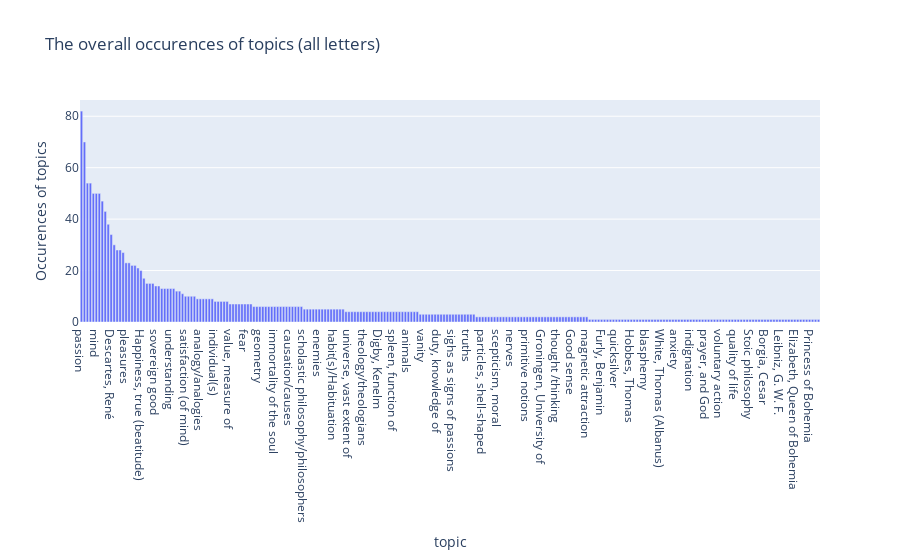
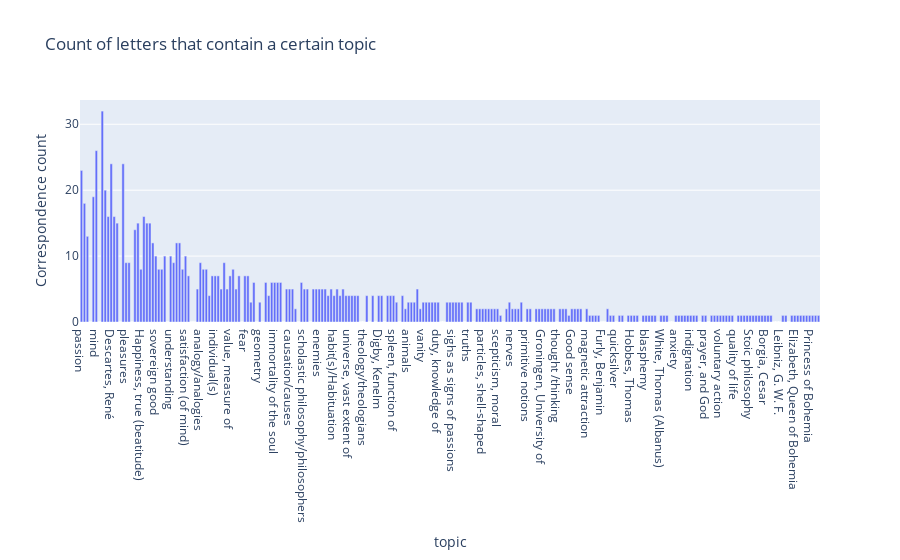
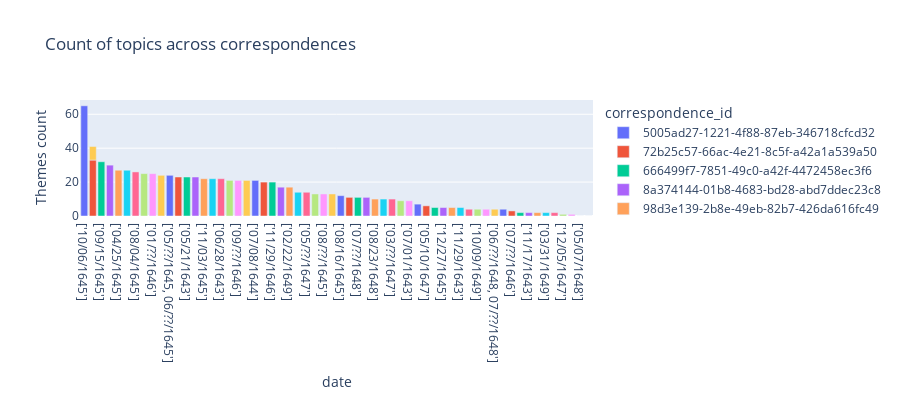

Write notebook code for charts like these, in order.
### Code cell
# counting the number of letters for each topic
fig = px.bar(df_corres_topic_count, y='count_occurrence', x='topic', 
    # color='count_letter_detailed',
    labels={'count_occurrence':'Occurences of topics'}, title="The overall occurences of topics (all letters)")
            # count_letter_detailed
fig.show()
fig.write_html("visualizations/topic_count.html")

fig = px.bar(df_corres_topic_count, y='count_letter', x='topic', 
    # color='count_letter_detailed',
    labels={'count_letter':'Correspondence count'}, title="Count of letters that contain a certain topic")
            
fig.show()
fig.write_html("visualizations/corres_topic_count.html")

# counting the occurences of each topic across all letters
fig = px.bar(df_topic_corres_count, y='grouped_themes_count', x='date', 
    color='correspondence_id',
    labels={'grouped_themes_count':'Themes count'}, title="Count of topics across correspondences", height=400)
            
fig.show()
fig.write_html("visualizations/topic_corres_count.html")


# count the distribution of topics and subtopics

### Figure 1 — Plotly figure (JSON) as saved in the notebook; plotly's stock layout.template omitted (floating-point values rounded to 4 significant figures; data arrays with more than 128 entries replaced by an {"elided": "..."} marker saying what was removed)
{"data": [{"alignmentgroup": "True", "hovertemplate": "topic=%{x}<br>Occurences of topics=%{y}<extra></extra>", "legendgroup": "", "marker": {"color": "#636efa", "pattern": {"shape": ""}}, "name": "", "offsetgroup": "", "orientation": "v", "showlegend": false, "textposition": "auto", "type": "bar", "x": {"elided": "249 str values"}, "xaxis": "x", "y": {"elided": "249 int values"}, "yaxis": "y"}], "layout": {"barmode": "relative", "legend": {"tracegroupgap": 0}, "title": {"text": "The overall occurences of topics (all letters)"}, "xaxis": {"anchor": "y", "domain": [0, 1], "title": {"text": "topic"}}, "yaxis": {"anchor": "x", "domain": [0, 1], "title": {"text": "Occurences of topics"}}}}

### Figure 2 — Plotly figure (JSON) as saved in the notebook; plotly's stock layout.template omitted (floating-point values rounded to 4 significant figures; data arrays with more than 128 entries replaced by an {"elided": "..."} marker saying what was removed)
{"data": [{"alignmentgroup": "True", "hovertemplate": "topic=%{x}<br>Correspondence count=%{y}<extra></extra>", "legendgroup": "", "marker": {"color": "#636efa", "pattern": {"shape": ""}}, "name": "", "offsetgroup": "", "orientation": "v", "showlegend": false, "textposition": "auto", "type": "bar", "x": {"elided": "249 str values"}, "xaxis": "x", "y": {"elided": "249 int values"}, "yaxis": "y"}], "layout": {"barmode": "relative", "legend": {"tracegroupgap": 0}, "title": {"text": "Count of letters that contain a certain topic"}, "xaxis": {"anchor": "y", "domain": [0, 1], "title": {"text": "topic"}}, "yaxis": {"anchor": "x", "domain": [0, 1], "title": {"text": "Correspondence count"}}}}

### Figure 3 — Plotly figure (JSON) as saved in the notebook; plotly's stock layout.template omitted (floating-point values rounded to 4 significant figures)
{"data": [{"alignmentgroup": "True", "hovertemplate": "correspondence_id=5005ad27-1221-4f88-87eb-346718cfcd32<br>date=%{x}<br>Themes count=%{y}<extra></extra>", "legendgroup": "5005ad27-1221-4f88-87eb-346718cfcd32", "marker": {"color": "#636efa", "pattern": {"shape": ""}}, "name": "5005ad27-1221-4f88-87eb-346718cfcd32", "offsetgroup": "5005ad27-1221-4f88-87eb-346718cfcd32", "orientation": "v", "showlegend": true, "textposition": "auto", "type": "bar", "x": ["['10/06/1645']"], "xaxis": "x", "y": [65], "yaxis": "y"}, {"alignmentgroup": "True", "hovertemplate": "correspondence_id=72b25c57-66ac-4e21-8c5f-a42a1a539a50<br>date=%{x}<br>Themes count=%{y}<extra></extra>", "legendgroup": "72b25c57-66ac-4e21-8c5f-a42a1a539a50", "marker": {"color": "#EF553B", "pattern": {"shape": ""}}, "name": "72b25c57-66ac-4e21-8c5f-a42a1a539a50", "offsetgroup": "72b25c57-66ac-4e21-8c5f-a42a1a539a50", "orientation": "v", "showlegend": true, "textposition": "auto", "type": "bar", "x": ["['05/??/1646']"], "xaxis": "x", "y": [33], "yaxis": "y"}, {"alignmentgroup": "True", "hovertemplate": "correspondence_id=666499f7-7851-49c0-a42f-4472458ec3f6<br>date=%{x}<br>Themes count=%{y}<extra></extra>", "legendgroup": "666499f7-7851-49c0-a42f-4472458ec3f6", "marker": {"color": "#00cc96", "pattern": {"shape": ""}}, "name": "666499f7-7851-49c0-a42f-4472458ec3f6", "offsetgroup": "666499f7-7851-49c0-a42f-4472458ec3f6", "orientation": "v", "showlegend": true, "textposition": "auto", "type": "bar", "x": ["['09/15/1645']"], "xaxis": "x", "y": [32], "yaxis": "y"}, {"alignmentgroup": "True", "hovertemplate": "correspondence_id=8a374144-01b8-4683-bd28-abd7ddec23c8<br>date=%{x}<br>Themes count=%{y}<extra></extra>", "legendgroup": "8a374144-01b8-4683-bd28-abd7ddec23c8", "marker": {"color": "#ab63fa", "pattern": {"shape": ""}}, "name": "8a374144-01b8-4683-bd28-abd7ddec23c8", "offsetgroup": "8a374144-01b8-4683-bd28-abd7ddec23c8", "orientation": "v", "showlegend": true, "textposition": "auto", "type": "bar", "x": ["['09/01/1645']"], "xaxis": "x", "y": [30], "yaxis": "y"}, {"alignmentgroup": "True", "hovertemplate": "correspondence_id=98d3e139-2b8e-49eb-82b7-426da616fc49<br>date=%{x}<br>Themes count=%{y}<extra></extra>", "legendgroup": "98d3e139-2b8e-49eb-82b7-426da616fc49", "marker": {"color": "#FFA15A", "pattern": {"shape": ""}}, "name": "98d3e139-2b8e-49eb-82b7-426da616fc49", "offsetgroup": "98d3e139-2b8e-49eb-82b7-426da616fc49", "orientation": "v", "showlegend": true, "textposition": "auto", "type": "bar", "x": ["['04/25/1645']"], "xaxis": "x", "y": [27], "yaxis": "y"}, {"alignmentgroup": "True", "hovertemplate": "correspondence_id=4b928934-ffd8-418f-9822-b9e4b562d7b0<br>date=%{x}<br>Themes count=%{y}<extra></extra>", "legendgroup": "4b928934-ffd8-418f-9822-b9e4b562d7b0", "marker": {"color": "#19d3f3", "pattern": {"shape": ""}}, "name": "4b928934-ffd8-418f-9822-b9e4b562d7b0", "offsetgroup": "4b928934-ffd8-418f-9822-b9e4b562d7b0", "orientation": "v", "showlegend": true, "textposition": "auto", "type": "bar", "x": ["['05/18/1645']"], "xaxis": "x", "y": [27], "yaxis": "y"}, {"alignmentgroup": "True", "hovertemplate": "correspondence_id=d98645ef-91aa-4eed-9e47-1a931e0ae8e7<br>date=%{x}<br>Themes count=%{y}<extra></extra>", "legendgroup": "d98645ef-91aa-4eed-9e47-1a931e0ae8e7", "marker": {"color": "#FF6692", "pattern": {"shape": ""}}, "name": "d98645ef-91aa-4eed-9e47-1a931e0ae8e7", "offsetgroup": "d98645ef-91aa-4eed-9e47-1a931e0ae8e7", "orientation": "v", "showlegend": true, "textposition": "auto", "type": "bar", "x": ["['08/04/1645']"], "xaxis": "x", "y": [26], "yaxis": "y"}, {"alignmentgroup": "True", "hovertemplate": "correspondence_id=57136f7f-3ce5-4ec4-b8db-3b7de5f9b00d<br>date=%{x}<br>Themes count=%{y}<extra></extra>", "legendgroup": "57136f7f-3ce5-4ec4-b8db-3b7de5f9b00d", "marker": {"color": "#B6E880", "pattern": {"shape": ""}}, "name": "57136f7f-3ce5-4ec4-b8db-3b7de5f9b00d", "offsetgroup": "57136f7f-3ce5-4ec4-b8db-3b7de5f9b00d", "orientation": "v", "showlegend": true, "textposition": "auto", "type": "bar", "x": ["['08/18/1645']"], "xaxis": "x", "y": [25], "yaxis": "y"}, {"alignmentgroup": "True", "hovertemplate": "correspondence_id=30479f73-5593-4c30-98b8-068175bfbf3f<br>date=%{x}<br>Themes count=%{y}<extra></extra>", "legendgroup": "30479f73-5593-4c30-98b8-068175bfbf3f", "marker": {"color": "#FF97FF", "pattern": {"shape": ""}}, "name": "30479f73-5593-4c30-98b8-068175bfbf3f", "offsetgroup": "30479f73-5593-4c30-98b8-068175bfbf3f", "orientation": "v", "showlegend": true, "textposition": "auto", "type": "bar", "x": ["['01/??/1646']"], "xaxis": "x", "y": [25], "yaxis": "y"}, {"alignmentgroup": "True", "hovertemplate": "correspondence_id=0ae32e02-63d7-4649-b6a2-88233aa9e042<br>date=%{x}<br>Themes count=%{y}<extra></extra>", "legendgroup": "0ae32e02-63d7-4649-b6a2-88233aa9e042", "marker": {"color": "#FECB52", "pattern": {"shape": ""}}, "name": "0ae32e02-63d7-4649-b6a2-88233aa9e042", "offsetgroup": "0ae32e02-63d7-4649-b6a2-88233aa9e042", "orientation": "v", "showlegend": true, "textposition": "auto", "type": "bar", "x": ["['10/28/1645']"], "xaxis": "x", "y": [24], "yaxis": "y"}, {"alignmentgroup": "True", "hovertemplate": "correspondence_id=5eb81def-c454-4242-a52a-08aff7d89159<br>date=%{x}<br>Themes count=%{y}<extra></extra>", "legendgroup": "5eb81def-c454-4242-a52a-08aff7d89159", "marker": {"color": "#636efa", "pattern": {"shape": ""}}, "name": "5eb81def-c454-4242-a52a-08aff7d89159", "offsetgroup": "5eb81def-c454-4242-a52a-08aff7d89159", "orientation": "v", "showlegend": true, "textposition": "auto", "type": "bar", "x": ["['05/??/1645, 06/??/1645']"], "xaxis": "x", "y": [24], "yaxis": "y"}, {"alignmentgroup": "True", "hovertemplate": "correspondence_id=cd81116f-02db-473f-b2a8-cc2bf2c52733<br>date=%{x}<br>Themes count=%{y}<extra></extra>", "legendgroup": "cd81116f-02db-473f-b2a8-cc2bf2c52733", "marker": {"color": "#EF553B", "pattern": {"shape": ""}}, "name": "cd81116f-02db-473f-b2a8-cc2bf2c52733", "offsetgroup": "cd81116f-02db-473f-b2a8-cc2bf2c52733", "orientation": "v", "showlegend": true, "textposition": "auto", "type": "bar", "x": ["['09/30/1645']"], "xaxis": "x", "y": [23], "yaxis": "y"}, {"alignmentgroup": "True", "hovertemplate": "correspondence_id=e388f0d6-7622-4de8-b7e4-24486a843000<br>date=%{x}<br>Themes count=%{y}<extra></extra>", "legendgroup": "e388f0d6-7622-4de8-b7e4-24486a843000", "marker": {"color": "#00cc96", "pattern": {"shape": ""}}, "name": "e388f0d6-7622-4de8-b7e4-24486a843000", "offsetgroup": "e388f0d6-7622-4de8-b7e4-24486a843000", "orientation": "v", "showlegend": true, "textposition": "auto", "type": "bar", "x": ["['05/21/1643']"], "xaxis": "x", "y": [23], "yaxis": "y"}, {"alignmentgroup": "True", "hovertemplate": "correspondence_id=39fb4e69-6999-4825-b28e-617501086d2a<br>date=%{x}<br>Themes count=%{y}<extra></extra>", "legendgroup": "39fb4e69-6999-4825-b28e-617501086d2a", "marker": {"color": "#ab63fa", "pattern": {"shape": ""}}, "name": "39fb4e69-6999-4825-b28e-617501086d2a", "offsetgroup": "39fb4e69-6999-4825-b28e-617501086d2a", "orientation": "v", "showlegend": true, "textposition": "auto", "type": "bar", "x": ["['11/??/1646']"], "xaxis": "x", "y": [23], "yaxis": "y"}, {"alignmentgroup": "True", "hovertemplate": "correspondence_id=2d9f7020-33c4-4106-bb6e-653eb9a53c01<br>date=%{x}<br>Themes count=%{y}<extra></extra>", "legendgroup": "2d9f7020-33c4-4106-bb6e-653eb9a53c01", "marker": {"color": "#FFA15A", "pattern": {"shape": ""}}, "name": "2d9f7020-33c4-4106-bb6e-653eb9a53c01", "offsetgroup": "2d9f7020-33c4-4106-bb6e-653eb9a53c01", "orientation": "v", "showlegend": true, "textposition": "auto", "type": "bar", "x": ["['11/03/1645']"], "xaxis": "x", "y": [22], "yaxis": "y"}, {"alignmentgroup": "True", "hovertemplate": "correspondence_id=341fd9b2-d449-4747-a8c1-eb5af4b58f98<br>date=%{x}<br>Themes count=%{y}<extra></extra>", "legendgroup": "341fd9b2-d449-4747-a8c1-eb5af4b58f98", "marker": {"color": "#19d3f3", "pattern": {"shape": ""}}, "name": "341fd9b2-d449-4747-a8c1-eb5af4b58f98", "offsetgroup": "341fd9b2-d449-4747-a8c1-eb5af4b58f98", "orientation": "v", "showlegend": true, "textposition": "auto", "type": "bar", "x": ["['05/24/1645']"], "xaxis": "x", "y": [22], "yaxis": "y"}, {"alignmentgroup": "True", "hovertemplate": "correspondence_id=a8f22e20-ce9b-42a9-b121-e5a32998e24e<br>date=%{x}<br>Themes count=%{y}<extra></extra>", "legendgroup": "a8f22e20-ce9b-42a9-b121-e5a32998e24e", "marker": {"color": "#FF6692", "pattern": {"shape": ""}}, "name": "a8f22e20-ce9b-42a9-b121-e5a32998e24e", "offsetgroup": "a8f22e20-ce9b-42a9-b121-e5a32998e24e", "orientation": "v", "showlegend": true, "textposition": "auto", "type": "bar", "x": ["['06/28/1643']"], "xaxis": "x", "y": [22], "yaxis": "y"}, {"alignmentgroup": "True", "hovertemplate": "correspondence_id=bfc472b8-e293-42f3-85a0-0d33c02d9123<br>date=%{x}<br>Themes count=%{y}<extra></extra>", "legendgroup": "bfc472b8-e293-42f3-85a0-0d33c02d9123", "marker": {"color": "#B6E880", "pattern": {"shape": ""}}, "name": "bfc472b8-e293-42f3-85a0-0d33c02d9123", "offsetgroup": "bfc472b8-e293-42f3-85a0-0d33c02d9123", "orientation": "v", "showlegend": true, "textposition": "auto", "type": "bar", "x": ["['09/13/1645']"], "xaxis": "x", "y": [21], "yaxis": "y"}, {"alignmentgroup": "True", "hovertemplate": "correspondence_id=e3db3409-68e1-4b1f-a599-ac4d8577cdff<br>date=%{x}<br>Themes count=%{y}<extra></extra>", "legendgroup": "e3db3409-68e1-4b1f-a599-ac4d8577cdff", "marker": {"color": "#FF97FF", "pattern": {"shape": ""}}, "name": "e3db3409-68e1-4b1f-a599-ac4d8577cdff", "offsetgroup": "e3db3409-68e1-4b1f-a599-ac4d8577cdff", "orientation": "v", "showlegend": true, "textposition": "auto", "type": "bar", "x": ["['09/??/1646']"], "xaxis": "x", "y": [21], "yaxis": "y"}, {"alignmentgroup": "True", "hovertemplate": "correspondence_id=8b1dc576-6f49-45bd-b999-b4aeee60f0c1<br>date=%{x}<br>Themes count=%{y}<extra></extra>", "legendgroup": "8b1dc576-6f49-45bd-b999-b4aeee60f0c1", "marker": {"color": "#FECB52", "pattern": {"shape": ""}}, "name": "8b1dc576-6f49-45bd-b999-b4aeee60f0c1", "offsetgroup": "8b1dc576-6f49-45bd-b999-b4aeee60f0c1", "orientation": "v", "showlegend": true, "textposition": "auto", "type": "bar", "x": ["['10/10/1646']"], "xaxis": "x", "y": [21], "yaxis": "y"}, {"alignmentgroup": "True", "hovertemplate": "correspondence_id=cd1e943d-aee2-4931-a1d5-c15effbd25ec<br>date=%{x}<br>Themes count=%{y}<extra></extra>", "legendgroup": "cd1e943d-aee2-4931-a1d5-c15effbd25ec", "marker": {"color": "#636efa", "pattern": {"shape": ""}}, "name": "cd1e943d-aee2-4931-a1d5-c15effbd25ec", "offsetgroup": "cd1e943d-aee2-4931-a1d5-c15effbd25ec", "orientation": "v", "showlegend": true, "textposition": "auto", "type": "bar", "x": ["['07/08/1644']"], "xaxis": "x", "y": [21], "yaxis": "y"}, {"alignmentgroup": "True", "hovertemplate": "correspondence_id=cef5aa9c-09cd-45fc-89de-fae88a137449<br>date=%{x}<br>Themes count=%{y}<extra></extra>", "legendgroup": "cef5aa9c-09cd-45fc-89de-fae88a137449", "marker": {"color": "#EF553B", "pattern": {"shape": ""}}, "name": "cef5aa9c-09cd-45fc-89de-fae88a137449", "offsetgroup": "cef5aa9c-09cd-45fc-89de-fae88a137449", "orientation": "v", "showlegend": true, "textposition": "auto", "type": "bar", "x": ["['06/10/1643']"], "xaxis": "x", "y": [20], "yaxis": "y"}, {"alignmentgroup": "True", "hovertemplate": "correspondence_id=ad36bc4b-f634-45ee-b116-acb0afccc20c<br>date=%{x}<br>Themes count=%{y}<extra></extra>", "legendgroup": "ad36bc4b-f634-45ee-b116-acb0afccc20c", "marker": {"color": "#00cc96", "pattern": {"shape": ""}}, "name": "ad36bc4b-f634-45ee-b116-acb0afccc20c", "offsetgroup": "ad36bc4b-f634-45ee-b116-acb0afccc20c", "orientation": "v", "showlegend": true, "textposition": "auto", "type": "bar", "x": ["['11/29/1646']"], "xaxis": "x", "y": [20], "yaxis": "y"}, {"alignmentgroup": "True", "hovertemplate": "correspondence_id=446f92a2-2408-4a1a-957e-cda133f09ebd<br>date=%{x}<br>Themes count=%{y}<extra></extra>", "legendgroup": "446f92a2-2408-4a1a-957e-cda133f09ebd", "marker": {"color": "#ab63fa", "pattern": {"shape": ""}}, "name": "446f92a2-2408-4a1a-957e-cda133f09ebd", "offsetgroup": "446f92a2-2408-4a1a-957e-cda133f09ebd", "orientation": "v", "showlegend": true, "textposition": "auto", "type": "bar", "x": ["['11/30/1645']"], "xaxis": "x", "y": [17], "yaxis": "y"}, {"alignmentgroup": "True", "hovertemplate": "correspondence_id=8a4990c2-da48-4e4d-8568-da12f9ba3161<br>date=%{x}<br>Themes count=%{y}<extra></extra>", "legendgroup": "8a4990c2-da48-4e4d-8568-da12f9ba3161", "marker": {"color": "#FFA15A", "pattern": {"shape": ""}}, "name": "8a4990c2-da48-4e4d-8568-da12f9ba3161", "offsetgroup": "8a4990c2-da48-4e4d-8568-da12f9ba3161", "orientation": "v", "showlegend": true, "textposition": "auto", "type": "bar", "x": ["['02/22/1649']"], "xaxis": "x", "y": [17], "yaxis": "y"}, {"alignmentgroup": "True", "hovertemplate": "correspondence_id=570bc0a6-0357-401c-a7fa-4ff3eda36fec<br>date=%{x}<br>Themes count=%{y}<extra></extra>", "legendgroup": "570bc0a6-0357-401c-a7fa-4ff3eda36fec", "marker": {"color": "#19d3f3", "pattern": {"shape": ""}}, "name": "570bc0a6-0357-401c-a7fa-4ff3eda36fec", "offsetgroup": "570bc0a6-0357-401c-a7fa-4ff3eda36fec", "orientation": "v", "showlegend": true, "textposition": "auto", "type": "bar", "x": ["['06/??/1645']"], "xaxis": "x", "y": [14], "yaxis": "y"}, {"alignmentgroup": "True", "hovertemplate": "correspondence_id=90315087-93fd-48e6-8ee0-5a67b583e7ed<br>date=%{x}<br>Themes count=%{y}<extra></extra>", "legendgroup": "90315087-93fd-48e6-8ee0-5a67b583e7ed", "marker": {"color": "#FF6692", "pattern": {"shape": ""}}, "name": "90315087-93fd-48e6-8ee0-5a67b583e7ed", "offsetgroup": "90315087-93fd-48e6-8ee0-5a67b583e7ed", "orientation": "v", "showlegend": true, "textposition": "auto", "type": "bar", "x": ["['05/??/1647']"], "xaxis": "x", "y": [14], "yaxis": "y"}, {"alignmentgroup": "True", "hovertemplate": "correspondence_id=241ab824-cc8e-4191-b3f5-fbbda83bf45a<br>date=%{x}<br>Themes count=%{y}<extra></extra>", "legendgroup": "241ab824-cc8e-4191-b3f5-fbbda83bf45a", "marker": {"color": "#B6E880", "pattern": {"shape": ""}}, "name": "241ab824-cc8e-4191-b3f5-fbbda83bf45a", "offsetgroup": "241ab824-cc8e-4191-b3f5-fbbda83bf45a", "orientation": "v", "showlegend": true, "textposition": "auto", "type": "bar", "x": ["['02/21/1647']"], "xaxis": "x", "y": [13], "yaxis": "y"}, {"alignmentgroup": "True", "hovertemplate": "correspondence_id=a3128e7d-d029-4a36-8bf4-12a50452c00b<br>date=%{x}<br>Themes count=%{y}<extra></extra>", "legendgroup": "a3128e7d-d029-4a36-8bf4-12a50452c00b", "marker": {"color": "#FF97FF", "pattern": {"shape": ""}}, "name": "a3128e7d-d029-4a36-8bf4-12a50452c00b", "offsetgroup": "a3128e7d-d029-4a36-8bf4-12a50452c00b", "orientation": "v", "showlegend": true, "textposition": "auto", "type": "bar", "x": ["['08/??/1645']"], "xaxis": "x", "y": [13], "yaxis": "y"}, {"alignmentgroup": "True", "hovertemplate": "correspondence_id=047098b5-60fc-4e61-a2a6-f8dd8134bf37<br>date=%{x}<br>Themes count=%{y}<extra></extra>", "legendgroup": "047098b5-60fc-4e61-a2a6-f8dd8134bf37", "marker": {"color": "#FECB52", "pattern": {"shape": ""}}, "name": "047098b5-60fc-4e61-a2a6-f8dd8134bf37", "offsetgroup": "047098b5-60fc-4e61-a2a6-f8dd8134bf37", "orientation": "v", "showlegend": true, "textposition": "auto", "type": "bar", "x": ["['08/01/1644']"], "xaxis": "x", "y": [13], "yaxis": "y"}, {"alignmentgroup": "True", "hovertemplate": "correspondence_id=53c03778-575e-4905-ba2b-d29e192e6b54<br>date=%{x}<br>Themes count=%{y}<extra></extra>", "legendgroup": "53c03778-575e-4905-ba2b-d29e192e6b54", "marker": {"color": "#636efa", "pattern": {"shape": ""}}, "name": "53c03778-575e-4905-ba2b-d29e192e6b54", "offsetgroup": "53c03778-575e-4905-ba2b-d29e192e6b54", "orientation": "v", "showlegend": true, "textposition": "auto", "type": "bar", "x": ["['08/16/1645']"], "xaxis": "x", "y": [12], "yaxis": "y"}, {"alignmentgroup": "True", "hovertemplate": "correspondence_id=07c391d4-7cdc-4f04-a86d-96761379ef68<br>date=%{x}<br>Themes count=%{y}<extra></extra>", "legendgroup": "07c391d4-7cdc-4f04-a86d-96761379ef68", "marker": {"color": "#EF553B", "pattern": {"shape": ""}}, "name": "07c391d4-7cdc-4f04-a86d-96761379ef68", "offsetgroup": "07c391d4-7cdc-4f04-a86d-96761379ef68", "orientation": "v", "showlegend": true, "textposition": "auto", "type": "bar", "x": ["['07/21/1645']"], "xaxis": "x", "y": [11], "yaxis": "y"}, {"alignmentgroup": "True", "hovertemplate": "correspondence_id=d3af4c31-8c6a-4bc9-be55-c280412e3f4a<br>date=%{x}<br>Themes count=%{y}<extra></extra>", "legendgroup": "d3af4c31-8c6a-4bc9-be55-c280412e3f4a", "marker": {"color": "#00cc96", "pattern": {"shape": ""}}, "name": "d3af4c31-8c6a-4bc9-be55-c280412e3f4a", "offsetgroup": "d3af4c31-8c6a-4bc9-be55-c280412e3f4a", "orientation": "v", "showlegend": true, "textposition": "auto", "type": "bar", "x": ["['07/??/1648']"], "xaxis": "x", "y": [11], "yaxis": "y"}, {"alignmentgroup": "True", "hovertemplate": "correspondence_id=46cacd5a-df69-4c8c-bb71-5f75ba7f76d5<br>date=%{x}<br>Themes count=%{y}<extra></extra>", "legendgroup": "46cacd5a-df69-4c8c-bb71-5f75ba7f76d5", "marker": {"color": "#ab63fa", "pattern": {"shape": ""}}, "name": "46cacd5a-df69-4c8c-bb71-5f75ba7f76d5", "offsetgroup": "46cacd5a-df69-4c8c-bb71-5f75ba7f76d5", "orientation": "v", "showlegend": true, "textposition": "auto", "type": "bar", "x": ["['06/22/1645']"], "xaxis": "x", "y": [11], "yaxis": "y"}, {"alignmentgroup": "True", "hovertemplate": "correspondence_id=f8d0887b-f46c-4233-841c-0ef9fb1a5a4c<br>date=%{x}<br>Themes count=%{y}<extra></extra>", "legendgroup": "f8d0887b-f46c-4233-841c-0ef9fb1a5a4c", "marker": {"color": "#FFA15A", "pattern": {"shape": ""}}, "name": "f8d0887b-f46c-4233-841c-0ef9fb1a5a4c", "offsetgroup": "f8d0887b-f46c-4233-841c-0ef9fb1a5a4c", "orientation": "v", "showlegend": true, "textposition": "auto", "type": "bar", "x": ["['08/23/1648']"], "xaxis": "x", "y": [10], "yaxis": "y"}, {"alignmentgroup": "True", "hovertemplate": "correspondence_id=78f3d790-c488-4e39-a461-bb07dbb4c66b<br>date=%{x}<br>Themes count=%{y}<extra></extra>", "legendgroup": "78f3d790-c488-4e39-a461-bb07dbb4c66b", "marker": {"color": "#19d3f3", "pattern": {"shape": ""}}, "name": "78f3d790-c488-4e39-a461-bb07dbb4c66b", "offsetgroup": "78f3d790-c488-4e39-a461-bb07dbb4c66b", "orientation": "v", "showlegend": true, "textposition": "auto", "type": "bar", "x": ["['12/??/1646']"], "xaxis": "x", "y": [10], "yaxis": "y"}, {"alignmentgroup": "True", "hovertemplate": "correspondence_id=061e5b24-0d53-41d6-bfa4-bf959022b4da<br>date=%{x}<br>Themes count=%{y}<extra></extra>", "legendgroup": "061e5b24-0d53-41d6-bfa4-bf959022b4da", "marker": {"color": "#FF6692", "pattern": {"shape": ""}}, "name": "061e5b24-0d53-41d6-bfa4-bf959022b4da", "offsetgroup": "061e5b24-0d53-41d6-bfa4-bf959022b4da", "orientation": "v", "showlegend": true, "textposition": "auto", "type": "bar", "x": ["['03/??/1647']"], "xaxis": "x", "y": [10], "yaxis": "y"}, {"alignmentgroup": "True", "hovertemplate": "correspondence_id=4beed4b9-b5ad-4d85-af2e-6fa2dcfbed7b<br>date=%{x}<br>Themes count=%{y}<extra></extra>", "legendgroup": "4beed4b9-b5ad-4d85-af2e-6fa2dcfbed7b", "marker": {"color": "#B6E880", "pattern": {"shape": ""}}, "name": "4beed4b9-b5ad-4d85-af2e-6fa2dcfbed7b", "offsetgroup": "4beed4b9-b5ad-4d85-af2e-6fa2dcfbed7b", "orientation": "v", "showlegend": true, "textposition": "auto", "type": "bar", "x": ["['05/06/1643']"], "xaxis": "x", "y": [9], "yaxis": "y"}, {"alignmentgroup": "True", "hovertemplate": "correspondence_id=d329db9b-d4fc-48c3-b786-a65fcaa7a0ee<br>date=%{x}<br>Themes count=%{y}<extra></extra>", "legendgroup": "d329db9b-d4fc-48c3-b786-a65fcaa7a0ee", "marker": {"color": "#FF97FF", "pattern": {"shape": ""}}, "name": "d329db9b-d4fc-48c3-b786-a65fcaa7a0ee", "offsetgroup": "d329db9b-d4fc-48c3-b786-a65fcaa7a0ee", "orientation": "v", "showlegend": true, "textposition": "auto", "type": "bar", "x": ["['07/01/1643']"], "xaxis": "x", "y": [9], "yaxis": "y"}, {"alignmentgroup": "True", "hovertemplate": "correspondence_id=4c459951-3a4b-49a1-9294-9baddab2c971<br>date=%{x}<br>Themes count=%{y}<extra></extra>", "legendgroup": "4c459951-3a4b-49a1-9294-9baddab2c971", "marker": {"color": "#FECB52", "pattern": {"shape": ""}}, "name": "4c459951-3a4b-49a1-9294-9baddab2c971", "offsetgroup": "4c459951-3a4b-49a1-9294-9baddab2c971", "orientation": "v", "showlegend": true, "textposition": "auto", "type": "bar", "x": ["['05/??/1646']"], "xaxis": "x", "y": [8], "yaxis": "y"}, {"alignmentgroup": "True", "hovertemplate": "correspondence_id=dc31b8a3-720c-4cc5-8cd8-2ad5b5c16f32<br>date=%{x}<br>Themes count=%{y}<extra></extra>", "legendgroup": "dc31b8a3-720c-4cc5-8cd8-2ad5b5c16f32", "marker": {"color": "#636efa", "pattern": {"shape": ""}}, "name": "dc31b8a3-720c-4cc5-8cd8-2ad5b5c16f32", "offsetgroup": "dc31b8a3-720c-4cc5-8cd8-2ad5b5c16f32", "orientation": "v", "showlegend": true, "textposition": "auto", "type": "bar", "x": ["['08/??/1644']"], "xaxis": "x", "y": [7], "yaxis": "y"}, {"alignmentgroup": "True", "hovertemplate": "correspondence_id=a63b8f7f-2c6c-429d-a6a6-0e697c17dc81<br>date=%{x}<br>Themes count=%{y}<extra></extra>", "legendgroup": "a63b8f7f-2c6c-429d-a6a6-0e697c17dc81", "marker": {"color": "#EF553B", "pattern": {"shape": ""}}, "name": "a63b8f7f-2c6c-429d-a6a6-0e697c17dc81", "offsetgroup": "a63b8f7f-2c6c-429d-a6a6-0e697c17dc81", "orientation": "v", "showlegend": true, "textposition": "auto", "type": "bar", "x": ["['05/10/1647']"], "xaxis": "x", "y": [6], "yaxis": "y"}, {"alignmentgroup": "True", "hovertemplate": "correspondence_id=60014d01-a7fc-42d0-8072-e9e2a1ad0053<br>date=%{x}<br>Themes count=%{y}<extra></extra>", "legendgroup": "60014d01-a7fc-42d0-8072-e9e2a1ad0053", "marker": {"color": "#00cc96", "pattern": {"shape": ""}}, "name": "60014d01-a7fc-42d0-8072-e9e2a1ad0053", "offsetgroup": "60014d01-a7fc-42d0-8072-e9e2a1ad0053", "orientation": "v", "showlegend": true, "textposition": "auto", "type": "bar", "x": ["['01/31/1648']"], "xaxis": "x", "y": [5], "yaxis": "y"}, {"alignmentgroup": "True", "hovertemplate": "correspondence_id=c61e7411-943f-4713-a2e8-3539cd8d3153<br>date=%{x}<br>Themes count=%{y}<extra></extra>", "legendgroup": "c61e7411-943f-4713-a2e8-3539cd8d3153", "marker": {"color": "#ab63fa", "pattern": {"shape": ""}}, "name": "c61e7411-943f-4713-a2e8-3539cd8d3153", "offsetgroup": "c61e7411-943f-4713-a2e8-3539cd8d3153", "orientation": "v", "showlegend": true, "textposition": "auto", "type": "bar", "x": ["['12/27/1645']"], "xaxis": "x", "y": [5], "yaxis": "y"}, {"alignmentgroup": "True", "hovertemplate": "correspondence_id=85b5a391-df28-45a7-8e1e-c9dbc47b6c27<br>date=%{x}<br>Themes count=%{y}<extra></extra>", "legendgroup": "85b5a391-df28-45a7-8e1e-c9dbc47b6c27", "marker": {"color": "#FFA15A", "pattern": {"shape": ""}}, "name": "85b5a391-df28-45a7-8e1e-c9dbc47b6c27", "offsetgroup": "85b5a391-df28-45a7-8e1e-c9dbc47b6c27", "orientation": "v", "showlegend": true, "textposition": "auto", "type": "bar", "x": ["['04/11/1647']"], "xaxis": "x", "y": [5], "yaxis": "y"}, {"alignmentgroup": "True", "hovertemplate": "correspondence_id=7a45b070-35ec-46ef-a2fd-afc1a6294718<br>date=%{x}<br>Themes count=%{y}<extra></extra>", "legendgroup": "7a45b070-35ec-46ef-a2fd-afc1a6294718", "marker": {"color": "#19d3f3", "pattern": {"shape": ""}}, "name": "7a45b070-35ec-46ef-a2fd-afc1a6294718", "offsetgroup": "7a45b070-35ec-46ef-a2fd-afc1a6294718", "orientation": "v", "showlegend": true, "textposition": "auto", "type": "bar", "x": ["['11/29/1643']"], "xaxis": "x", "y": [5], "yaxis": "y"}, {"alignmentgroup": "True", "hovertemplate": "correspondence_id=e9495a6b-6d6a-4634-80c8-d8f44942c4ed<br>date=%{x}<br>Themes count=%{y}<extra></extra>", "legendgroup": "e9495a6b-6d6a-4634-80c8-d8f44942c4ed", "marker": {"color": "#FF6692", "pattern": {"shape": ""}}, "name": "e9495a6b-6d6a-4634-80c8-d8f44942c4ed", "offsetgroup": "e9495a6b-6d6a-4634-80c8-d8f44942c4ed", "orientation": "v", "showlegend": true, "textposition": "auto", "type": "bar", "x": ["['06/30/1648']"], "xaxis": "x", "y": [4], "yaxis": "y"}, {"alignmentgroup": "True", "hovertemplate": "correspondence_id=04039852-d2c9-455a-92af-acb02d88830a<br>date=%{x}<br>Themes count=%{y}<extra></extra>", "legendgroup": "04039852-d2c9-455a-92af-acb02d88830a", "marker": {"color": "#B6E880", "pattern": {"shape": ""}}, "name": "04039852-d2c9-455a-92af-acb02d88830a", "offsetgroup": "04039852-d2c9-455a-92af-acb02d88830a", "orientation": "v", "showlegend": true, "textposition": "auto", "type": "bar", "x": ["['10/09/1649']"], "xaxis": "x", "y": [4], "yaxis": "y"}, {"alignmentgroup": "True", "hovertemplate": "correspondence_id=4b0b5a94-0520-4fb2-a100-01fae176b988<br>date=%{x}<br>Themes count=%{y}<extra></extra>", "legendgroup": "4b0b5a94-0520-4fb2-a100-01fae176b988", "marker": {"color": "#FF97FF", "pattern": {"shape": ""}}, "name": "4b0b5a94-0520-4fb2-a100-01fae176b988", "offsetgroup": "4b0b5a94-0520-4fb2-a100-01fae176b988", "orientation": "v", "showlegend": true, "textposition": "auto", "type": "bar", "x": ["['10/??/1648']"], "xaxis": "x", "y": [4], "yaxis": "y"}, {"alignmentgroup": "True", "hovertemplate": "correspondence_id=40643f9f-c7be-405a-87fb-2c4c11d84b5b<br>date=%{x}<br>Themes count=%{y}<extra></extra>", "legendgroup": "40643f9f-c7be-405a-87fb-2c4c11d84b5b", "marker": {"color": "#FECB52", "pattern": {"shape": ""}}, "name": "40643f9f-c7be-405a-87fb-2c4c11d84b5b", "offsetgroup": "40643f9f-c7be-405a-87fb-2c4c11d84b5b", "orientation": "v", "showlegend": true, "textposition": "auto", "type": "bar", "x": ["['06/??/1648, 07/??/1648']"], "xaxis": "x", "y": [4], "yaxis": "y"}, {"alignmentgroup": "True", "hovertemplate": "correspondence_id=b131a17d-0013-4474-bffa-d52556869a30<br>date=%{x}<br>Themes count=%{y}<extra></extra>", "legendgroup": "b131a17d-0013-4474-bffa-d52556869a30", "marker": {"color": "#636efa", "pattern": {"shape": ""}}, "name": "b131a17d-0013-4474-bffa-d52556869a30", "offsetgroup": "b131a17d-0013-4474-bffa-d52556869a30", "orientation": "v", "showlegend": true, "textposition": "auto", "type": "bar", "x": ["['12/04/1649']"], "xaxis": "x", "y": [4], "yaxis": "y"}, {"alignmentgroup": "True", "hovertemplate": "correspondence_id=f0e520ef-c2d7-4cac-9366-75638b12ebf3<br>date=%{x}<br>Themes count=%{y}<extra></extra>", "legendgroup": "f0e520ef-c2d7-4cac-9366-75638b12ebf3", "marker": {"color": "#EF553B", "pattern": {"shape": ""}}, "name": "f0e520ef-c2d7-4cac-9366-75638b12ebf3", "offsetgroup": "f0e520ef-c2d7-4cac-9366-75638b12ebf3", "orientation": "v", "showlegend": true, "textposition": "auto", "type": "bar", "x": ["['07/??/1646']"], "xaxis": "x", "y": [3], "yaxis": "y"}, {"alignmentgroup": "True", "hovertemplate": "correspondence_id=7c4f5c9b-a491-4338-b873-fdf6dbd0920f<br>date=%{x}<br>Themes count=%{y}<extra></extra>", "legendgroup": "7c4f5c9b-a491-4338-b873-fdf6dbd0920f", "marker": {"color": "#00cc96", "pattern": {"shape": ""}}, "name": "7c4f5c9b-a491-4338-b873-fdf6dbd0920f", "offsetgroup": "7c4f5c9b-a491-4338-b873-fdf6dbd0920f", "orientation": "v", "showlegend": true, "textposition": "auto", "type": "bar", "x": ["['11/21/1643']"], "xaxis": "x", "y": [2], "yaxis": "y"}, {"alignmentgroup": "True", "hovertemplate": "correspondence_id=c1a3b73a-2f3a-461d-b6cd-6e9c5e637211<br>date=%{x}<br>Themes count=%{y}<extra></extra>", "legendgroup": "c1a3b73a-2f3a-461d-b6cd-6e9c5e637211", "marker": {"color": "#ab63fa", "pattern": {"shape": ""}}, "name": "c1a3b73a-2f3a-461d-b6cd-6e9c5e637211", "offsetgroup": "c1a3b73a-2f3a-461d-b6cd-6e9c5e637211", "orientation": "v", "showlegend": true, "textposition": "auto", "type": "bar", "x": ["['11/17/1643']"], "xaxis": "x", "y": [2], "yaxis": "y"}, {"alignmentgroup": "True", "hovertemplate": "correspondence_id=db61ff11-d3e8-477b-933f-929fee1fb643<br>date=%{x}<br>Themes count=%{y}<extra></extra>", "legendgroup": "db61ff11-d3e8-477b-933f-929fee1fb643", "marker": {"color": "#FFA15A", "pattern": {"shape": ""}}, "name": "db61ff11-d3e8-477b-933f-929fee1fb643", "offsetgroup": "db61ff11-d3e8-477b-933f-929fee1fb643", "orientation": "v", "showlegend": true, "textposition": "auto", "type": "bar", "x": ["['11/20/1647']"], "xaxis": "x", "y": [2], "yaxis": "y"}, {"alignmentgroup": "True", "hovertemplate": "correspondence_id=93b71464-d406-418b-af04-a4ff70839f2f<br>date=%{x}<br>Themes count=%{y}<extra></extra>", "legendgroup": "93b71464-d406-418b-af04-a4ff70839f2f", "marker": {"color": "#19d3f3", "pattern": {"shape": ""}}, "name": "93b71464-d406-418b-af04-a4ff70839f2f", "offsetgroup": "93b71464-d406-418b-af04-a4ff70839f2f", "orientation": "v", "showlegend": true, "textposition": "auto", "type": "bar", "x": ["['03/31/1649']"], "xaxis": "x", "y": [2], "yaxis": "y"}, {"alignmentgroup": "True", "hovertemplate": "correspondence_id=2845332c-87fb-4eac-98e2-568fe1511b37<br>date=%{x}<br>Themes count=%{y}<extra></extra>", "legendgroup": "2845332c-87fb-4eac-98e2-568fe1511b37", "marker": {"color": "#FF6692", "pattern": {"shape": ""}}, "name": "2845332c-87fb-4eac-98e2-568fe1511b37", "offsetgroup": "2845332c-87fb-4eac-98e2-568fe1511b37", "orientation": "v", "showlegend": true, "textposition": "auto", "type": "bar", "x": ["['06/06/1647']"], "xaxis": "x", "y": [2], "yaxis": "y"}, {"alignmentgroup": "True", "hovertemplate": "correspondence_id=7c760700-b37e-498d-be50-d9cc74d376ee<br>date=%{x}<br>Themes count=%{y}<extra></extra>", "legendgroup": "7c760700-b37e-498d-be50-d9cc74d376ee", "marker": {"color": "#B6E880", "pattern": {"shape": ""}}, "name": "7c760700-b37e-498d-be50-d9cc74d376ee", "offsetgroup": "7c760700-b37e-498d-be50-d9cc74d376ee", "orientation": "v", "showlegend": true, "textposition": "auto", "type": "bar", "x": ["['12/05/1647']"], "xaxis": "x", "y": [1], "yaxis": "y"}, {"alignmentgroup": "True", "hovertemplate": "correspondence_id=70fe97f6-b928-4ab9-b568-5d6499ceda02<br>date=%{x}<br>Themes count=%{y}<extra></extra>", "legendgroup": "70fe97f6-b928-4ab9-b568-5d6499ceda02", "marker": {"color": "#FF97FF", "pattern": {"shape": ""}}, "name": "70fe97f6-b928-4ab9-b568-5d6499ceda02", "offsetgroup": "70fe97f6-b928-4ab9-b568-5d6499ceda02", "orientation": "v", "showlegend": true, "textposition": "auto", "type": "bar", "x": ["['06/??/1649']"], "xaxis": "x", "y": [1], "yaxis": "y"}, {"alignmentgroup": "True", "hovertemplate": "correspondence_id=60c181e9-590d-4192-bfd8-901546e51088<br>date=%{x}<br>Themes count=%{y}<extra></extra>", "legendgroup": "60c181e9-590d-4192-bfd8-901546e51088", "marker": {"color": "#FECB52", "pattern": {"shape": ""}}, "name": "60c181e9-590d-4192-bfd8-901546e51088", "offsetgroup": "60c181e9-590d-4192-bfd8-901546e51088", "orientation": "v", "showlegend": true, "textposition": "auto", "type": "bar", "x": ["['05/07/1648']"], "xaxis": "x", "y": [0], "yaxis": "y"}, {"alignmentgroup": "True", "hovertemplate": "correspondence_id=603a152d-6adb-4b74-b0c8-06868315bac6<br>date=%{x}<br>Themes count=%{y}<extra></extra>", "legendgroup": "603a152d-6adb-4b74-b0c8-06868315bac6", "marker": {"color": "#636efa", "pattern": {"shape": ""}}, "name": "603a152d-6adb-4b74-b0c8-06868315bac6", "offsetgroup": "603a152d-6adb-4b74-b0c8-06868315bac6", "orientation": "v", "showlegend": true, "textposition": "auto", "type": "bar", "x": ["['12/23/1647']"], "xaxis": "x", "y": [0], "yaxis": "y"}], "layout": {"barmode": "relative", "height": 400, "legend": {"title": {"text": "correspondence_id"}, "tracegroupgap": 0}, "title": {"text": "Count of topics across correspondences"}, "xaxis": {"anchor": "y", "domain": [0, 1], "title": {"text": "date"}}, "yaxis": {"anchor": "x", "domain": [0, 1], "title": {"text": "Themes count"}}}}
